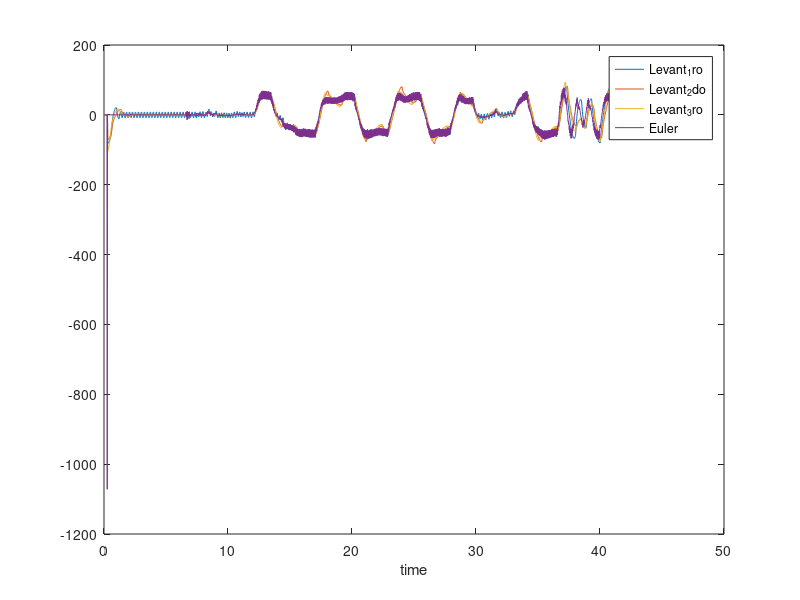

Write the MATLAB code that produced this figure.
clc
clear all
close all

data = dlmread ('datos2_yaw.txt','\t');

t =data(:,1);
yaw = data(:,2);
tau_yaw = data(:,3);


%% Levant primer orden
T = 0.02;
z0_z = 0;
z1_z = 0;
C = 150;

for i=1:length(t)-1
    v0_Z = z1_z(i) -   2*C^(1/3) * (abs( z0_z(i) - yaw(i) )^(2/3)) *  sign(z0_z(i) - yaw(i) );
    z0_z(i+1) = z0_z(i) + T*v0_Z;
    z1_z(i+1) = z1_z(i) + T*(-1.1*C*sign(z1_z(i) - v0_Z));
    z_est_1ro(i+1) = v0_Z;   
end    
euler1 = diff(yaw)/T;

plot(t(1:length(t)-1),z_est_1ro(1:length(t)-1)',t(1:length(t)-1),euler1)
xlabel('time')
legend('Levant_1ro','Euler')


%% Levant segundo orden
T = 0.02;
z0_z = 0;
z1_z = 0;
z2_z = 0;
C = 100;

for i=1:length(t)-1
    v0_Z = z1_z(i) -   2*C^(1/3) * (abs( z0_z(i) - yaw(i) )^(2/3)) *  sign(z0_z(i) - yaw(i) );
    v1_Z = z2_z(i) - 1.5*C^(1/2) * (abs( z1_z(i) - v0_Z  )^(1/2)) * sign(z1_z(i) - v0_Z);
    z0_z(i+1) = z0_z(i) + T*v0_Z;
    z1_z(i+1) = z1_z(i) + T*v1_Z;
    z2_z(i+1) = z2_z(i) + T*(-1.1*C*sign(z2_z(i) - v1_Z));
    z_est_2do(i+1) = v0_Z;   
end    
euler1 = diff(yaw)/T;

plot(t(1:length(t)-1),z_est_2do(1:length(t)-1)',t(1:length(t)-1),euler1)
xlabel('time')
legend('Levant_2do','Euler')

%% Levant Tercer Orden

z0_z = 0;
z1_z = 0;
z2_z = 0;
z3_z = 0;
C = 150;
for i=1:length(t)-1
   v0 = z1_z -   3*C^(1/4) * (abs( z0_z - yaw(i) )^(3/4)) *  sign(z0_z - yaw(i));
   v1 = z2_z -   2*C^(1/3) * (abs( z1_z - v0 )^(2/3)) *  sign(z1_z - v0);
   v2 = z3_z - 1.5*C^(1/2) * (abs( z2_z - v1 )^(1/2)) *  sign(z2_z - v1);
   z0_z = z0_z + T*v0;
   z1_z = z1_z + T*v1;
   z2_z = z2_z + T*v2;
   z3_z = z3_z + T*(-1.1*C*sign(z3_z - v2));   
   z_est_3ro(i+1) = v0;
end



plot(t(1:length(t)-1),z_est_3ro(1:length(t)-1)',t(1:length(t)-1),euler1)
xlabel('time')
legend('Levant_3ro','Euler')

%figure
%plot(t,yaw,'b',t,z_est2a,'r')
%plot(t,yaw,'b',t,z_est2a,'r',t,z_est2b,'g')

%%

plot(t(1:length(t)-1),z_est_1ro(1:length(t)-1)',t(1:length(t)-1),z_est_2do(1:length(t)-1)',t(1:length(t)-1),z_est_3ro(1:length(t)-1)',t(1:length(t)-1),euler1)
xlabel('time')
legend('Levant_1ro','Levant_2do','Levant_3ro','Euler')

